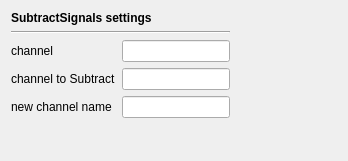
<?xml version="1.0" encoding="UTF-8"?>
<ui version="4.0">
 <class>SubtractSignalsSettingsView</class>
 <widget class="QWidget" name="SubtractSignalsSettingsView">
  <property name="geometry">
   <rect>
    <x>0</x>
    <y>0</y>
    <width>348</width>
    <height>161</height>
   </rect>
  </property>
  <property name="windowTitle">
   <string>Form</string>
  </property>
  <layout class="QGridLayout" name="gridLayout_2">
   <item row="0" column="0">
    <layout class="QVBoxLayout" name="verticalLayout">
     <item>
      <widget class="QLabel" name="label_8">
       <property name="font">
        <font>
         <weight>75</weight>
         <bold>true</bold>
        </font>
       </property>
       <property name="text">
        <string>SubtractSignals settings</string>
       </property>
       <property name="alignment">
        <set>Qt::AlignLeading|Qt::AlignLeft|Qt::AlignVCenter</set>
       </property>
      </widget>
     </item>
     <item>
      <layout class="QGridLayout" name="gridLayout">
       <item row="1" column="0">
        <widget class="QLabel" name="label">
         <property name="text">
          <string>channel</string>
         </property>
        </widget>
       </item>
       <item row="1" column="1">
        <widget class="QLineEdit" name="channel_lineEdit">
         <property name="toolTip">
          <string>Name of the initial channel (separate additional channel with a comma without space) </string>
         </property>
        </widget>
       </item>
       <item row="2" column="2">
        <spacer name="horizontalSpacer_2">
         <property name="orientation">
          <enum>Qt::Horizontal</enum>
         </property>
         <property name="sizeHint" stdset="0">
          <size>
           <width>40</width>
           <height>20</height>
          </size>
         </property>
        </spacer>
       </item>
       <item row="2" column="0">
        <widget class="QLabel" name="label_2">
         <property name="text">
          <string>channel to Subtract</string>
         </property>
        </widget>
       </item>
       <item row="2" column="1">
        <widget class="QLineEdit" name="channel_to_sub_lineEdit">
         <property name="toolTip">
          <string>Name of the channel to Subtract to channel.</string>
         </property>
        </widget>
       </item>
       <item row="1" column="2">
        <spacer name="horizontalSpacer">
         <property name="orientation">
          <enum>Qt::Horizontal</enum>
         </property>
         <property name="sizeHint" stdset="0">
          <size>
           <width>40</width>
           <height>20</height>
          </size>
         </property>
        </spacer>
       </item>
       <item row="0" column="0" colspan="2">
        <widget class="Line" name="line">
         <property name="orientation">
          <enum>Qt::Horizontal</enum>
         </property>
        </widget>
       </item>
       <item row="3" column="0">
        <widget class="QLabel" name="label_3">
         <property name="text">
          <string>new channel name</string>
         </property>
        </widget>
       </item>
       <item row="3" column="1">
        <widget class="QLineEdit" name="new_chan_name_lineEdit">
         <property name="toolTip">
          <string>To rename the new Subtracted channel (valid only when a single channel is Subtracted).  The default name is &quot;channel - channel to Subtract&quot;.</string>
         </property>
        </widget>
       </item>
      </layout>
     </item>
     <item>
      <spacer name="verticalSpacer">
       <property name="orientation">
        <enum>Qt::Vertical</enum>
       </property>
       <property name="sizeHint" stdset="0">
        <size>
         <width>20</width>
         <height>40</height>
        </size>
       </property>
      </spacer>
     </item>
    </layout>
   </item>
  </layout>
 </widget>
 <resources/>
 <connections/>
 <slots>
  <slot>on_choose()</slot>
  <slot>on_input_format_changed()</slot>
  <slot>on_event_stages_changed()</slot>
  <slot>on_event_stages_wrap_changed()</slot>
  <slot>on_event_nrem_changed()</slot>
  <slot>on_event_nwake_changed()</slot>
 </slots>
</ui>
